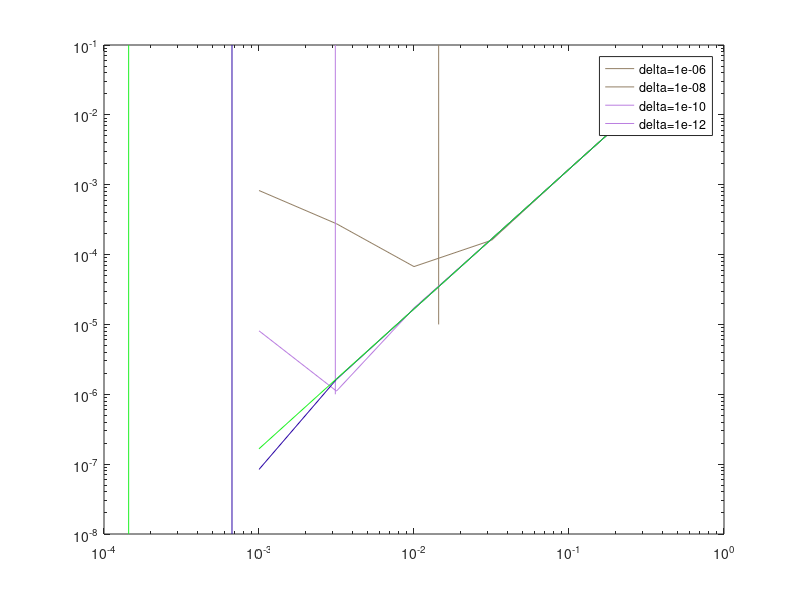

Source code (MATLAB):
close all
clear all

f=@(x) sin(x);
ft=@(x,delta) f(x)+delta*sin(1/x)/(x+1);
fp=@(x,delta,h) (ft(x+h,delta)-ft(x-h,delta))/2/h;
hs=10.^[-0.5:-0.5:-3];
deltas=10.^[-6:-2:-12];
err=zeros(length(hs),length(deltas));
for i=1:length(hs)
    h=hs(i);
    for j=1:length(deltas)
        delta=deltas(j);
        err(i,j)=abs(fp(0,delta,h)-1)   %errors
    end
end

colors=rand(length(deltas),3);
hopt=@(delta) (3*delta)^(1/3);        %h_opt
figure()

for j=1:length(deltas)
    loglog(hs,err(:,j),'color',colors(j,:));
    hold on
    ho=hopt(deltas(j))
    loglog([ho ho], get(gca,'Ylim'), 'color',colors(j,:))
    lege{j}=strcat('delta=',num2str(deltas(j)));

end
legend(lege)